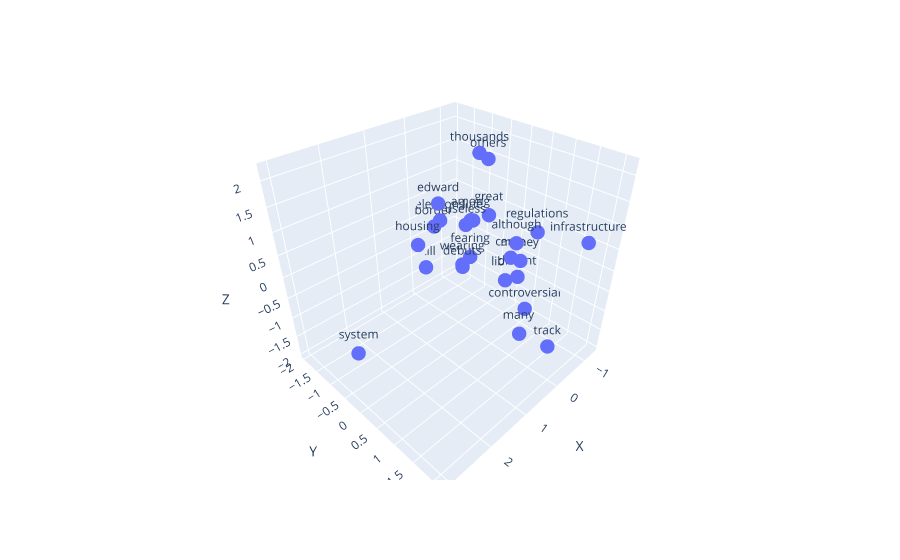

Here is the notebook cell this chart was saved with:
### Code cell
# 4. Visualización
embeddings_df = pd.DataFrame(data=X, columns=['X', 'Y', 'Z'])
embeddings_df['word'] = [word[0] for word in words]

fig = px.scatter_3d(
    embeddings_df, x='X', y='Y', z='Z', text="word"
)
fig.update_traces(
    marker=dict(size=5), textposition='top center'
)
fig.show()

### Figure 1 — Plotly figure (JSON) as saved in the notebook; plotly's stock layout.template omitted (floating-point values rounded to 4 significant figures)
{"data": [{"hovertemplate": "X=%{x}<br>Y=%{y}<br>Z=%{z}<br>word=%{text}<extra></extra>", "legendgroup": "", "marker": {"color": "#636efa", "size": 5, "symbol": "circle"}, "mode": "markers+text", "name": "", "scene": "scene", "showlegend": false, "text": ["many", "system", "libby", "border", "controversial", "debuts", "useless", "money", "line", "track", "elections", "came", "edward", "great", "wearing", "housing", "others", "distant", "system", "regulations", "fearing", "thousands", "infrastructure", "still", "although", "among"], "textposition": "top center", "type": "scatter3d", "x": [-0.09179, 3.042, -1.312, -0.3253, -0.7609, 0.5147, 0.2455, -0.06905, -0.4062, -0.678, -0.4729, 0.02834, -0.4322, -0.592, 0.08154, 0.8702, -0.7441, -0.9482, 3.042, -0.6992, 0.1275, 0.0325, -0.4626, -0.3297, 0.5289, -0.1886], "y": [1.139, -0.002595, -0.2612, -1.622, 0.7532, 0.07369, -0.1149, 1.01, -0.5166, 1.494, -1.579, 0.8522, -1.591, -0.2524, -0.3417, -0.8146, -0.4656, 0.3459, -0.002595, 0.8982, -0.08558, -0.01793, 2.113, -1.948, 1.321, -0.385], "z": [-1.455, -0.6283, -1.45, -0.1371, -1.407, 0.002912, 0.7584, 0.3127, 0.4327, -1.972, -0.02314, 0.3567, 0.4163, 0.5875, -0.3555, 0.2679, 1.7, -0.8498, -0.6283, 0.623, -0.02043, 2.18, 1.026, -1.424, 1.109, 0.5786]}], "layout": {"legend": {"tracegroupgap": 0}, "margin": {"t": 60}, "scene": {"domain": {"x": [0, 1], "y": [0, 1]}, "xaxis": {"title": {"text": "X"}}, "yaxis": {"title": {"text": "Y"}}, "zaxis": {"title": {"text": "Z"}}}}}
